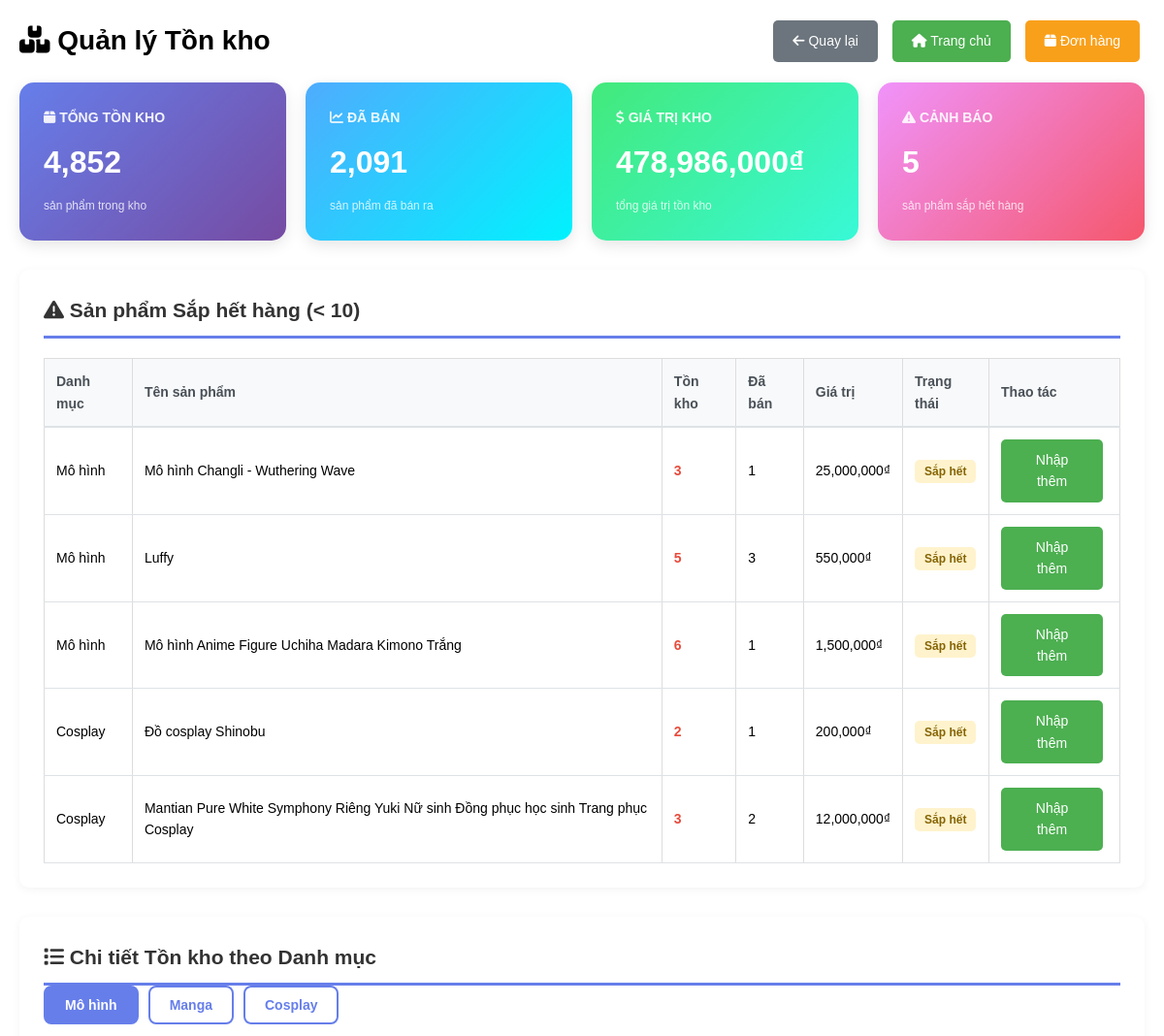
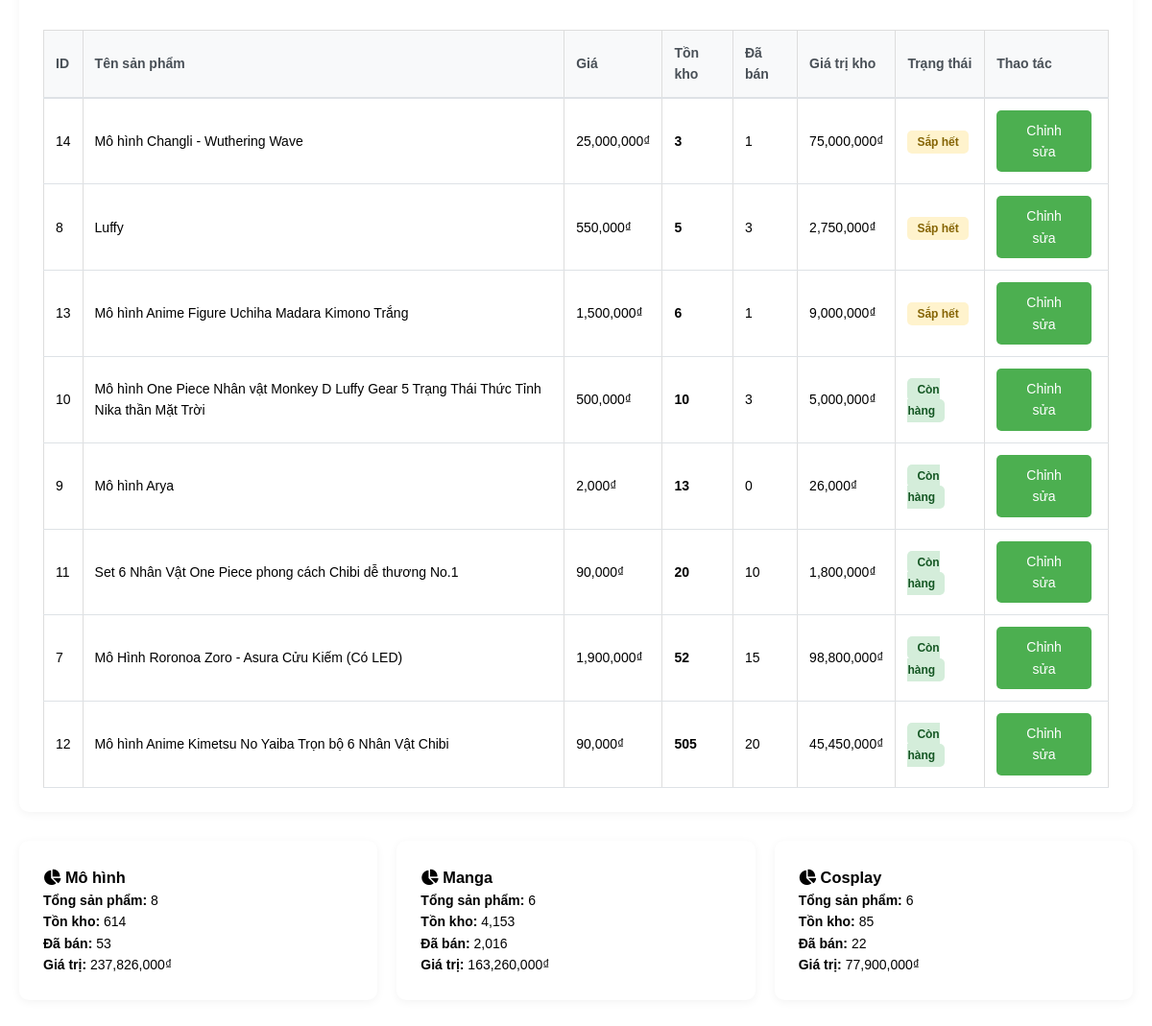
The page /admin/inventory.php (signed in) on the database its author committed (2 pictures, top to bottom).
### tables this page shows
CREATE TABLE `mohinh` (
  `Name` varchar(255) NOT NULL,
  `Img1` varchar(255) NOT NULL,
  `Img2` varchar(255) NOT NULL,
  `Gia` float NOT NULL,
  `SoLuongTonKho` int(11) NOT NULL,
  `SoLuongDaBan` int(11) NOT NULL DEFAULT 0,
  `Sale` int(11) NOT NULL,
  `TheLoai` int(11) NOT NULL,
  `ID` int(11) NOT NULL,
  `NgayTao` datetime DEFAULT current_timestamp()
);

CREATE TABLE `cosplay` (
  `Name` varchar(255) NOT NULL,
  `Img1` varchar(255) NOT NULL,
  `Img2` varchar(255) DEFAULT NULL,
  `Gia` float NOT NULL,
  `SoLuongTonKho` int(11) NOT NULL,
  `SoLuongDaBan` int(11) NOT NULL DEFAULT 0,
  `Sale` int(11) NOT NULL,
  `TheLoai` int(11) NOT NULL,
  `ID` int(11) NOT NULL,
  `NgayTao` datetime DEFAULT current_timestamp()
);

### admin/inventory.php (the view, shortened to what this page needs)
<?php
include("../components/connect.php");
if (!isset($_GET["category"])) {
    $category = "mohinh";
} else {
    $category = $_GET["category"];
}
$stats = [];
$categories = ['mohinh', 'magma', 'cosplay'];
$total_stock = 0;
$total_sold = 0;
$total_value = 0;
$low_stock_count = 0;
foreach ($categories as $cat) {
    $query = "SELECT
        COUNT(*) as total_products,
        SUM(SoLuongTonKho) as total_stock,
        SUM(SoLuongDaBan) as total_sold,
        SUM(SoLuongTonKho * Gia) as total_value
    FROM `$cat`";
    $result = $conn->query($query);
    if ($result && $row = $result->fetch_assoc()) {
        $stats[$cat] = $row;
        $total_stock += (int)$row['total_stock'];
        $total_sold += (int)$row['total_sold'];
        $total_value += (int)$row['total_value'];
    }
    $low_stock_query = "SELECT COUNT(*) as count FROM `$cat` WHERE SoLuongTonKho < 10 AND SoLuongTonKho > 0";
    $low_result = $conn->query($low_stock_query);
    if ($low_result && $low_row = $low_result->fetch_assoc()) {
        $low_stock_count += (int)$low_row['count'];
    }
}
$products_query = "SELECT * FROM `$category` ORDER BY SoLuongTonKho ASC";
$products = $conn->query($products_query);
$low_stock_products = [];
foreach ($categories as $cat) {
    $query = "SELECT '$cat' as category, ID, Name, SoLuongTonKho, SoLuongDaBan, Gia
              FROM `$cat`
              WHERE SoLuongTonKho < 10 AND SoLuongTonKho > 0
              ORDER BY SoLuongTonKho ASC
              LIMIT 10";
    $result = $conn->query($query);
    if ($result) {
        while ($row = $result->fetch_assoc()) {
            $low_stock_products[] = $row;
        }
    }
}
$category_names = [
    'mohinh' => 'Mô hình',
    'magma' => 'Manga',
    'cosplay' => 'Cosplay'
];
?>
<!DOCTYPE html>
<html lang="vi">
<head>
    <link rel="stylesheet" href="css/admin.css">
</head>
<body>
    <div class="container">
        <div class="action-bar">
            <h1><i class="fa-solid fa-boxes-stacked"></i> Quản lý Tồn kho</h1>
            <div style="display: flex; gap: 10px;">
                <a href="admin.php" class="btn-func" style="background-color: #6c757d;">
                    <i class="fa-solid fa-arrow-left"></i> Quay lại
                </a>
                <a href="../Home/index.php" class="btn-func" style="background-color: #4caf50;">
                    <i class="fa-solid fa-home"></i> Trang chủ
                </a>
                <a href="orders.php" class="btn-func" style="background-color: #f9a01b;">
                    <i class="fa-solid fa-box"></i> Đơn hàng
                </a>
            </div>
        </div>
        <div class="stats-container">
            <div class="stat-card">
                <h3><i class="fa-solid fa-box"></i> Tổng Tồn kho</h3>
                <div class="value"><?php echo number_format($total_stock); ?></div>
                <div class="subtitle">sản phẩm trong kho</div>
            </div>
            <div class="stat-card success">
                <h3><i class="fa-solid fa-chart-line"></i> Đã Bán</h3>
                <div class="value"><?php echo number_format($total_sold); ?></div>
                <div class="subtitle">sản phẩm đã bán ra</div>
            </div>
            <div class="stat-card info">
                <h3><i class="fa-solid fa-dollar-sign"></i> Giá trị Kho</h3>
                <div class="value"><?php echo number_format($total_value); ?>₫</div>
                <div class="subtitle">tổng giá trị tồn kho</div>
            </div>
            <div class="stat-card warning">
                <h3><i class="fa-solid fa-triangle-exclamation"></i> Cảnh báo</h3>
                <div class="value"><?php echo $low_stock_count; ?></div>
                <div class="subtitle">sản phẩm sắp hết hàng</div>
            </div>
        </div>
        <?php if (count($low_stock_products) > 0): ?>
        <div class="inventory-section">
            <h2><i class="fa-solid fa-exclamation-triangle"></i> Sản phẩm Sắp hết hàng (< 10)</h2>
            <table>
                <thead>
                    <tr>
                        <th>Danh mục</th>
                        <th>Tên sản phẩm</th>
                        <th>Tồn kho</th>
                        <th>Đã bán</th>
                        <th>Giá trị</th>
                        <th>Trạng thái</th>
                        <th>Thao tác</th>
                    </tr>
                </thead>
                <tbody>
                    <?php foreach ($low_stock_products as $product): ?>
                    <tr>
                        <td><?php echo $category_names[$product['category']]; ?></td>
                        <td><?php echo $product['Name']; ?></td>
                        <td><strong style="color: #e74c3c;"><?php echo $product['SoLuongTonKho']; ?></strong></td>
                        <td><?php echo $product['SoLuongDaBan']; ?></td>
                        <td><?php echo number_format($product['Gia']); ?>₫</td>
                        <td><span class="stock-badge low">Sắp hết</span></td>
                        <td>
                            <a href="admin.php?category=<?php echo $product['category']; ?>&id=<?php echo $product['ID']; ?>" class="btn-func">Nhập thêm</a>
                        </td>
                    </tr>
                    <?php endforeach; ?>
                </tbody>
            </table>
        </div>
        <?php endif; ?>
        <div class="inventory-section">
            <h2><i class="fa-solid fa-list"></i> Chi tiết Tồn kho theo Danh mục</h2>
            <div class="category-tabs">
                <button onclick="window.location.href='inventory.php?category=mohinh'"
                        class="<?php echo $category == 'mohinh' ? 'active' : ''; ?>">
                    Mô hình
                </button>
                <button onclick="window.location.href='inventory.php?category=magma'"
                        class="<?php echo $category == 'magma' ? 'active' : ''; ?>">
                    Manga
                </button>
                <button onclick="window.location.href='inventory.php?category=cosplay'"
                        class="<?php echo $category == 'cosplay' ? 'active' : ''; ?>">
                    Cosplay
                </button>
            </div>
            <br>
            <table>
                <thead>
                    <tr>
                        <th>ID</th>
                        <th>Tên sản phẩm</th>
                        <th>Giá</th>
                        <th>Tồn kho</th>
                        <th>Đã bán</th>
                        <th>Giá trị kho</th>
                        <th>Trạng thái</th>
                        <th>Thao tác</th>
                    </tr>
                </thead>
                <tbody>
                    <?php
                    if ($products->num_rows > 0) {
                        while ($row = $products->fetch_assoc()) {
                            $stock = (int)$row['SoLuongTonKho'];
                            $value = $stock * $row['Gia'];
                            if ($stock == 0) {
                                $badge = '<span class="stock-badge out">Hết hàng</span>';
                            } elseif ($stock < 10) {
                                $badge = '<span class="stock-badge low">Sắp hết</span>';
                            } else {
                                $badge = '<span class="stock-badge good">Còn hàng</span>';
                            }
                            echo "<tr>";
                            echo "<td>" . $row['ID'] . "</td>";
                            echo "<td>" . $row['Name'] . "</td>";
                            echo "<td>" . number_format($row['Gia']) . "₫</td>";
                            echo "<td><strong>" . $stock . "</strong></td>";
                            echo "<td>" . $row['SoLuongDaBan'] . "</td>";
                            echo "<td>" . number_format($value) . "₫</td>";
                            echo "<td>" . $badge . "</td>";
                            echo "<td>
                                    <a href='admin.php?category=$category&id=" . $row['ID'] . "' class='btn-func'>Chỉnh sửa</a>
                                  </td>";
                            echo "</tr>";
                        }
                    } else {
                        echo "<tr><td colspan='8' style='text-align: center;'>Không có sản phẩm nào</td></tr>";
                    }
                    ?>
                </tbody>
            </table>
        </div>
        <div class="stats-container">
            <?php foreach ($categories as $cat): ?>
            <div class="inventory-section">
                <h3><i class="fa-solid fa-chart-pie"></i> <?php echo $category_names[$cat]; ?></h3>
                <p><strong>Tổng sản phẩm:</strong> <?php echo $stats[$cat]['total_products'] ?? 0; ?></p>
                <p><strong>Tồn kho:</strong> <?php echo number_format($stats[$cat]['total_stock'] ?? 0); ?></p>
                <p><strong>Đã bán:</strong> <?php echo number_format($stats[$cat]['total_sold'] ?? 0); ?></p>
                <p><strong>Giá trị:</strong> <?php echo number_format($stats[$cat]['total_value'] ?? 0); ?>₫</p>
            </div>
            <?php endforeach; ?>
        </div>
    </div>
</body>
</html>

### admin/css/admin.css (style rules this page uses)
html { font-size: 10px; }
* { box-sizing: border-box; margin: 0; padding: 0; }
body { font-family: Arial, sans-serif; line-height: 1.6; padding: 2rem; font-size: 1.4rem; }
.container { max-width: 120rem; margin: 0 auto; }
select, button , input { padding: 0.8rem 1.2rem; border: 0.1rem solid #ddd; border-radius: 0.4rem; font-size: 1.4rem; }
.btn-func { display: inline-block; padding: 10px 20px; background-color: #4CAF50; color: #fff; text-decoration: none; border-radius: 5px; text-align: center; margin-right: 5px; transition: background-color 0.3s; }
table { width: 100%; border-collapse: collapse; margin-top: 2rem; background-color: #fff; }
th, td { padding: 1.2rem; text-align: left; border: 0.1rem solid #ddd; }
th { background-color: #f4f4f4; }

### admin/inventory.php (style rules this page uses)
.stats-container { display: grid; grid-template-columns: repeat(auto-fit, minmax(250px, 1fr)); gap: 20px; margin-bottom: 30px; }
.stat-card { background: linear-gradient(135deg, #667eea 0%, #764ba2 100%); color: white; padding: 25px; border-radius: 15px; box-shadow: 0 5px 15px rgba(0,0,0,0.1); }
.stat-card.warning { background: linear-gradient(135deg, #f093fb 0%, #f5576c 100%); }
.stat-card.success { background: linear-gradient(135deg, #4facfe 0%, #00f2fe 100%); }
.stat-card.info { background: linear-gradient(135deg, #43e97b 0%, #38f9d7 100%); }
.stat-card h3 { margin: 0 0 10px 0; font-size: 14px; opacity: 0.9; text-transform: uppercase; }
.stat-card .value { font-size: 32px; font-weight: bold; margin: 10px 0; }
.stat-card .subtitle { font-size: 12px; opacity: 0.8; }
.inventory-section { background: white; padding: 25px; border-radius: 10px; margin-bottom: 30px; box-shadow: 0 2px 10px rgba(0,0,0,0.05); }
.inventory-section h2 { margin-top: 0; color: #333; border-bottom: 3px solid #667eea; padding-bottom: 10px; }
.stock-badge { padding: 5px 10px; border-radius: 5px; font-size: 12px; font-weight: bold; }
.stock-badge.low { background: #fff3cd; color: #856404; }
.stock-badge.good { background: #d4edda; color: #155724; }
table { width: 100%; border-collapse: collapse; }
table th { background: #f8f9fa; padding: 12px; text-align: left; font-weight: 600; color: #495057; border-bottom: 2px solid #dee2e6; }
table td { padding: 12px; border-bottom: 1px solid #dee2e6; }
.action-bar { display: flex; justify-content: space-between; align-items: center; margin-bottom: 20px; flex-wrap: wrap; gap: 10px; }
.category-tabs { display: flex; gap: 10px; }
.category-tabs button { padding: 10px 20px; border: 2px solid #667eea; background: white; color: #667eea; border-radius: 8px; cursor: pointer; font-weight: 600; transition: all 0.3s; }
.category-tabs button:hover, .category-tabs button.active { background: #667eea; color: white; }

### rows shown on the page
mohinh: category "Mô hình", Name "Mô hình Changli - Wuthering Wave", SoLuongTonKho "3", SoLuongDaBan "1", Gia "25,000,000", ID "14", value "75,000,000", shows "Sắp hết"
mohinh: category "Mô hình", Name "Luffy", SoLuongTonKho "5", SoLuongDaBan "3", Gia "550,000", ID "8", value "2,750,000", shows "Sắp hết"
mohinh: category "Mô hình", Name "Mô hình Anime Figure Uchiha Madara Kimono Trắng", SoLuongTonKho "6", SoLuongDaBan "1", Gia "1,500,000", ID "13", value "9,000,000", shows "Sắp hết"
cosplay: category "Cosplay", Name "Đồ cosplay Shinobu", SoLuongTonKho "2", SoLuongDaBan "1", Gia "200,000"
cosplay: category "Cosplay", Name "Mantian Pure White Symphony Riêng Yuki Nữ sinh Đồng phục học sinh Trang phục Cosplay", SoLuongTonKho "3", SoLuongDaBan "2", Gia "12,000,000"
mohinh: ID "10", Name "Mô hình One Piece Nhân vật Monkey D Luffy Gear 5 Trạng Thái Thức Tỉnh Nika thần Mặt Trời", Gia "500,000", SoLuongTonKho "10", SoLuongDaBan "3", value "5,000,000", shows "Còn hàng"
mohinh: ID "9", Name "Mô hình Arya", Gia "2,000", SoLuongTonKho "13", SoLuongDaBan "0", value "26,000", shows "Còn hàng"
mohinh: ID "11", Name "Set 6 Nhân Vật One Piece phong cách Chibi dễ thương No.1", Gia "90,000", SoLuongTonKho "20", SoLuongDaBan "10", value "1,800,000", shows "Còn hàng"
mohinh: ID "7", Name "Mô Hình Roronoa Zoro - Asura Cửu Kiếm (Có LED)", Gia "1,900,000", SoLuongTonKho "52", SoLuongDaBan "15", value "98,800,000", shows "Còn hàng"
mohinh: ID "12", Name "Mô hình Anime Kimetsu No Yaiba Trọn bộ 6 Nhân Vật Chibi", Gia "90,000", SoLuongTonKho "505", SoLuongDaBan "20", value "45,450,000", shows "Còn hàng"

### other values the page prints
$total_stock "4,852"
$total_sold "2,091"
$total_value "478,986,000"
$low_stock_count "5"
$category_names[$cat] "Mô hình"
$stats[$cat]['total_products'] "8"
$stats[$cat]['total_stock'] "614"
$stats[$cat]['total_sold'] "53"
$stats[$cat]['total_value'] "237,826,000"
$category_names[$cat] "Manga"
$stats[$cat]['total_products'] "6"
$stats[$cat]['total_stock'] "4,153"
$stats[$cat]['total_sold'] "2,016"
$stats[$cat]['total_value'] "163,260,000"
$category_names[$cat] "Cosplay"
